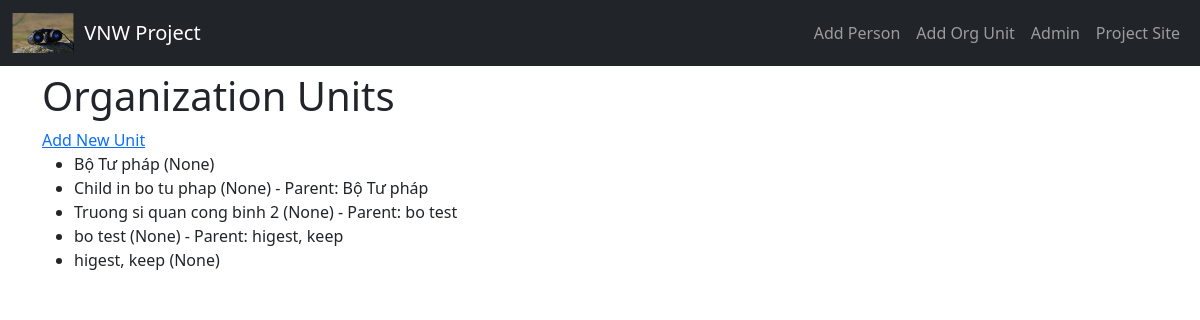
Page /organizations/ on the earlier database version.
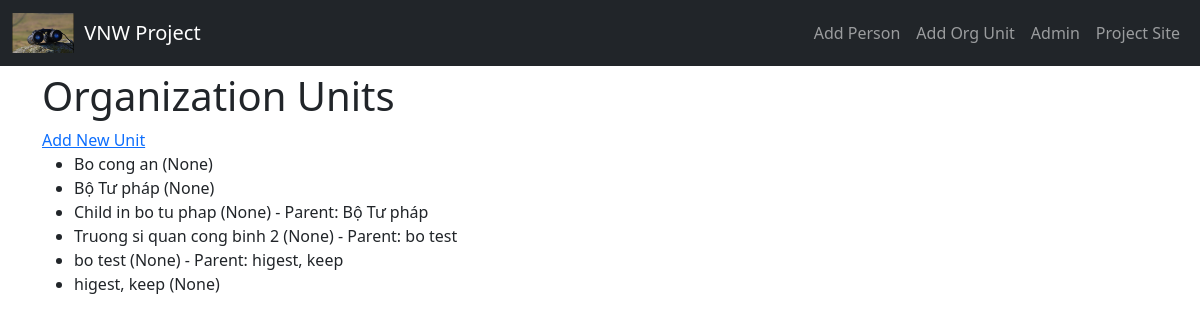
Same page on the later database version.
### organizations/models.py (models this page shows, shortened)
class Organization(BaseEntity):
    CUSTOM_ID_PREFIX = "ORG"
    name = models.CharField(max_length=225)
    name_en = models.CharField(max_length=225, blank=True, null=True)
    abbreviation = models.CharField(max_length=50, blank=True, null=True)
    type = models.ForeignKey(
        'OrganizationType',
        on_delete=models.SET_NULL,
        null=True,
        blank=True
    )
    level = models.CharField(
        max_length=50,
        choices=[
            ('central', 'Central'),
            ('provincial', 'Provincial'),
            ('district', 'District'),
            ('commune', 'Commune')
        ],
        blank=True,
        null=True
    )
    function = models.TextField(blank=True, null=True)
    notes = models.TextField(blank=True, null=True)
    start_date = models.DateField(blank=True, null=True)
    end_date = models.DateField(blank=True, null=True)
    color_code = models.CharField(max_length=20, blank=True, null=True)
    parent = models.ForeignKey('self', related_name='children',
                               on_delete=models.CASCADE, null=True, blank=True)
    equivalents = models.ManyToManyField('self', symmetrical=True, blank=True)
    related_parents = models.ManyToManyField(
        'self',
        symmetrical=False,
        blank=True,
        related_name='related_children',
        through='OrganizationRelationship',
        through_fields=('to_org', 'from_org')
    )
    description = models.TextField(blank=True, null=True)
    normalized_name = models.CharField(max_length=255, editable=False, db_index=True, unique=True, null=True, blank=True)
    class Meta:
        verbose_name = "Organization"
        verbose_name_plural = "Organizations"

### organizations/views.py (the view)
# urls.py: path('', organization_list, name='organization_list'),
def organization_list(request):
    units = Organization.objects.all().order_by('type','name')
    return render(request, "organizations/organization_list.html", {'units':units})

### templates/organizations/organization_list.html
{% extends "base.html" %}
{% block content %}
  <h1>Organization Units</h1>
  <a href="{% url 'add_organization_unit' %}">Add New Unit</a>
  <ul>
    {% for unit in units %}
      <li>
        {{ unit.name }} ({{ unit.type }})
        {% if unit.parent %} - Parent: {{ unit.parent.name }} {% endif %}
      </li>
    {% empty %}
      <li>No units available.</li>
    {% endfor %}
  </ul>
{% endblock %}

### templates/base.html (shortened to what this page needs)
{% load static %}
<!DOCTYPE html>
<html lang="en">
<head>
  <link href="https://cdn.jsdelivr.net/npm/bootstrap@5.3.3/dist/css/bootstrap.min.css" rel="stylesheet">
</head>
<body>
  <nav class="navbar navbar-expand-lg navbar-dark bg-dark fixed-top">
    <div class="container-fluid">
      <a class="navbar-brand d-flex align-items-center" href="{% url 'home' %}">
        <img src="{% static 'images/my_photo.jpg' %}" alt="Logo">
        VNW Project
      </a>
      <div class="collapse navbar-collapse" id="navbarNav">
        <ul class="navbar-nav ms-auto">
          <li class="nav-item">
            <a class="nav-link" href="{% url 'add_person' %}">Add Person</a>
          </li>
          <li class="nav-item">
            <a class="nav-link" href="{% url 'add_organization_unit' %}">Add Org Unit</a>
          </li>
          <li class="nav-item">
            <a class="nav-link" href="/admin/">Admin</a>
          </li>
          <li class="nav-item">
            <a class="nav-link" href="http://vietnamwatch.net">Project Site</a>
          </li>
        </ul>
      </div>
    </div>
  </nav>
  <main class="container">
    {% block content %}
    {% endblock %}
  </main>
</body>
</html>

### templates/base.html (style rules this page uses)
body { padding-top: 4.5rem; }
.navbar-brand img { height: 40px; margin-right: 10px; }

Differences in the rows shown:
added Organization: name "Bo cong an", type "None"
